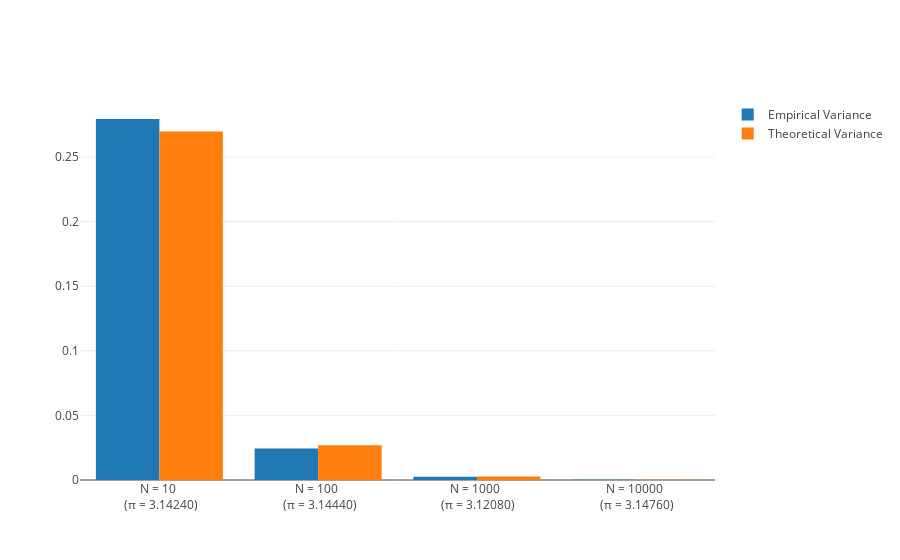

The cell this chart's notebook holds for it:
### Code cell
def sample_points(N=1):
    """Returns an array of random points [x, y] inside the square."""
    return np.random.uniform(-1, 1, (N, 2))
    
    
def estimate_pi(sample):
    """Estimates π given a sample."""
    return np.average(4*(np.sum(sample**2, axis=1) < 1.))


def DKL(p, q):
    """Kullback–Leibler divergence between two Bernulli distributions"""
    return p*np.log(p/q) + (1-p)*np.log((1-p)/(1-q))


# Sample sizes
Ns = [10, 100, 1000, 10000]

# Number of samples we average on
repeat = 1000

variances = np.empty(len(Ns))  # empirical
p_error = np.empty(len(Ns))    # empirical probability of error > 0.01
for i, N in enumerate(Ns):
    pi_estimates = np.array([estimate_pi(sample_points(N)) for _ in range(repeat)])
    variances[i] = np.var(pi_estimates)
    p_error
        
# Plot the empirical vs theoretical variance
x = ["N = {} <br> (π = {:2.5f})".format(Ns[i], pi_estimates[i]) for i in range(len(Ns))]
data = [
    Bar(x=x, y=variances, name="Empirical Variance"),
    Bar(x=x, y=[np.pi*(4 - np.pi)/n for n in Ns], name="Theoretical Variance") 
]

py.iplot(data)

### Figure 1 — Plotly figure (JSON) as saved in the notebook; plotly's stock layout.template omitted (floating-point values rounded to 4 significant figures)
{"data": [{"name": "Empirical Variance", "type": "bar", "x": ["N = 10 <br> (π = 3.14240)", "N = 100 <br> (π = 3.14440)", "N = 1000 <br> (π = 3.12080)", "N = 10000 <br> (π = 3.14760)"], "y": [0.2794, 0.02441, 0.002533, 0.0002547]}, {"name": "Theoretical Variance", "type": "bar", "x": ["N = 10 <br> (π = 3.14240)", "N = 100 <br> (π = 3.14440)", "N = 1000 <br> (π = 3.12080)", "N = 10000 <br> (π = 3.14760)"], "y": [0.2697, 0.02697, 0.002697, 0.0002697]}], "layout": {}}
